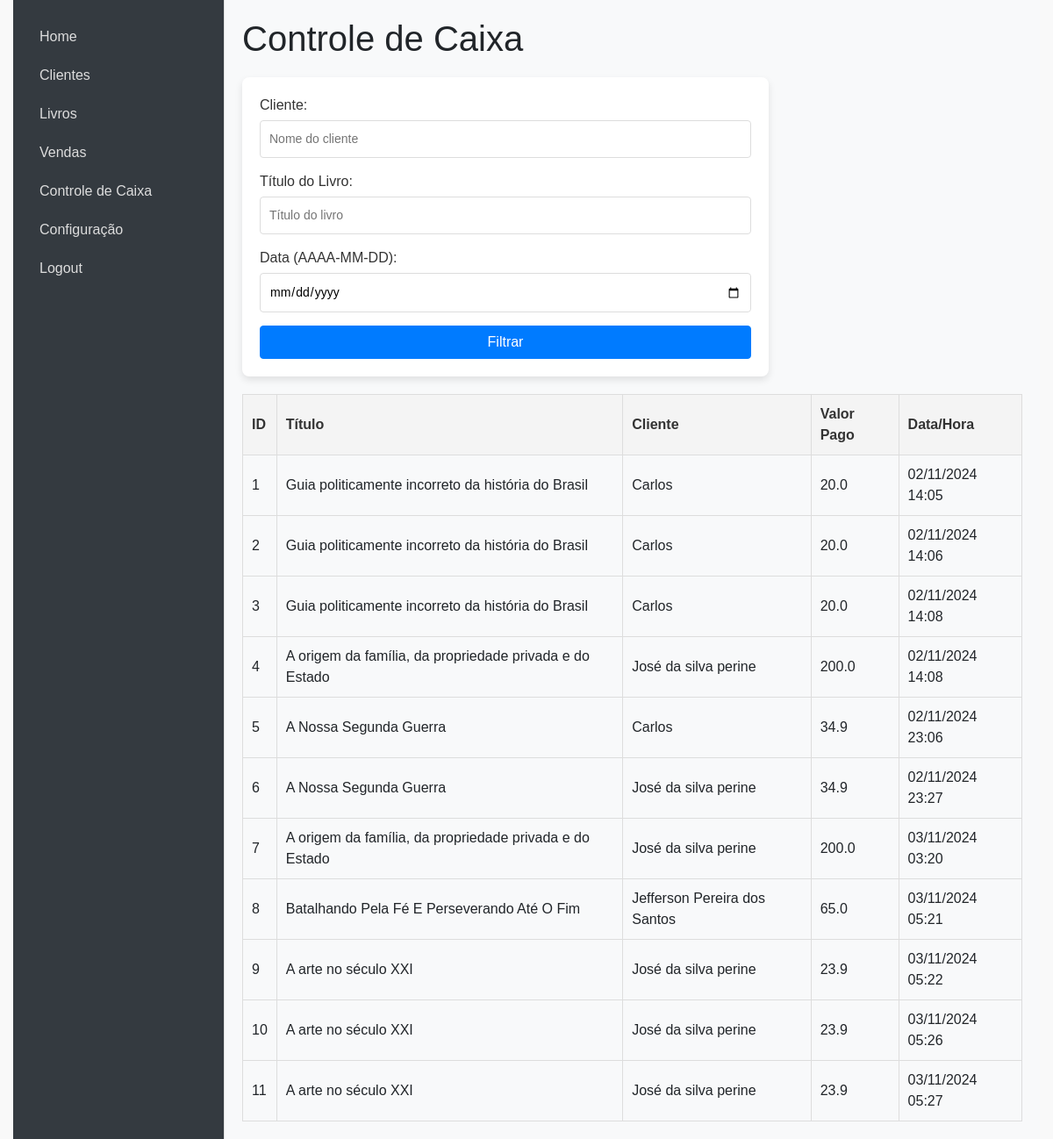
The page /controle_caixa on the database as committed earlier.
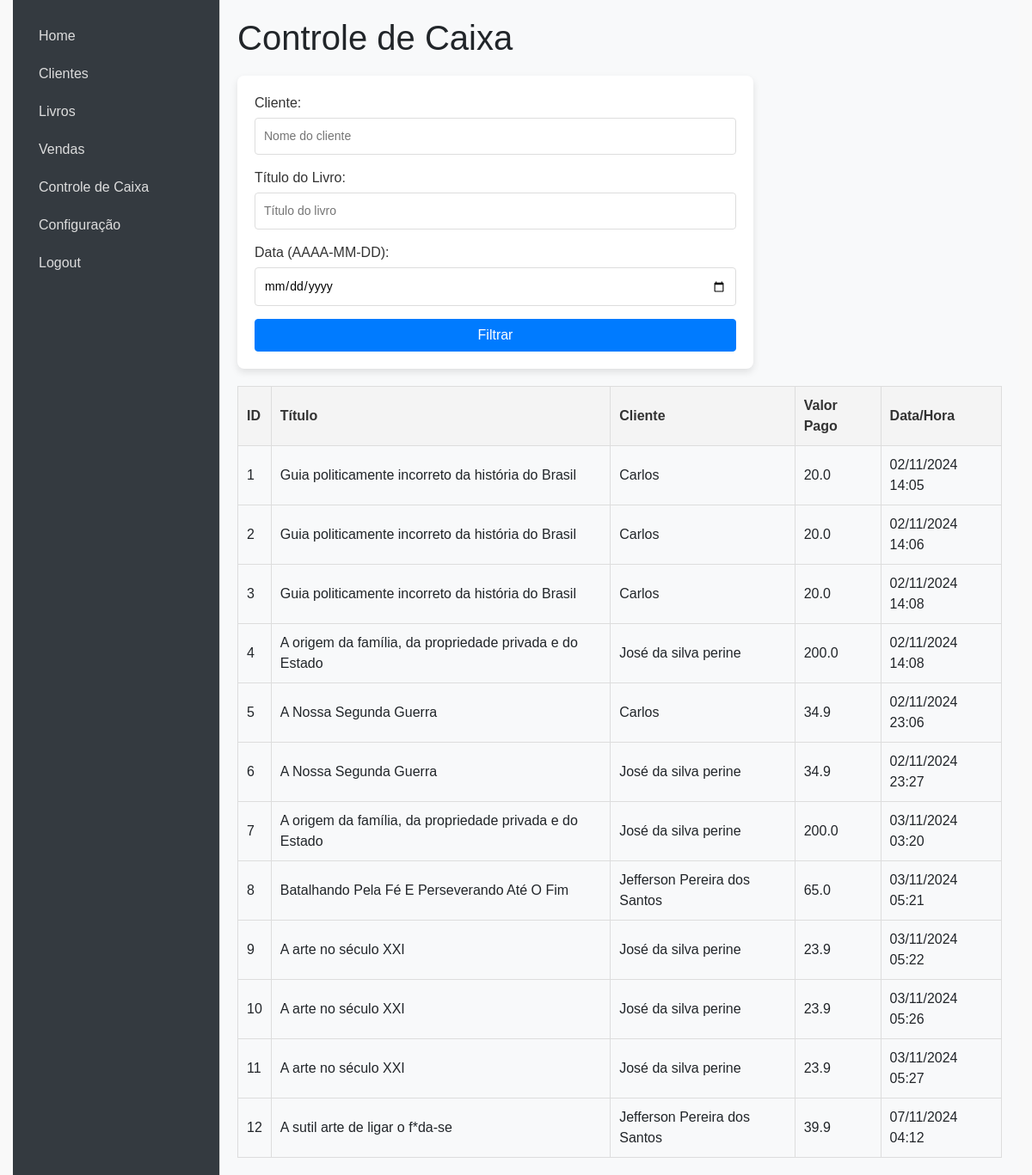
The same page on the database as committed later.
### models.py (models this page shows, shortened)
class Venda(db.Model):
    id = db.Column(db.Integer, primary_key=True)
    cliente_id = db.Column(db.Integer, db.ForeignKey('cliente.id'), nullable=False)
    livro_id = db.Column(db.Integer, db.ForeignKey('livro.id'), nullable=False)
    data_venda = db.Column(db.DateTime, default=datetime.utcnow)
    valor_pago = db.Column(Float)
    quantidade_vendida = db.Column(db.Integer, nullable=False)
    valor_total = db.Column(db.Float, nullable=False)
    cliente = db.relationship('Cliente', backref=db.backref('vendas', lazy=True))
    livro = db.relationship('Livro', backref=db.backref('vendas', lazy=True))

class Livro(db.Model):
    id = db.Column(db.Integer, primary_key=True)
    titulo = db.Column(db.String(100), nullable=False)
    autor = db.Column(db.String(100), nullable=False)
    editora = db.Column(db.String(100), nullable=False)
    idade_leitura = db.Column(db.String(100), nullable=False)
    isbn = db.Column(db.String(20), nullable=False)
    ano = db.Column(db.Integer, nullable=False)
    num_paginas = db.Column(db.Integer, nullable=False)
    valor = db.Column(db.Float, nullable=False)
    capa_livro = db.Column(db.String(200), nullable=True)
    estoque = db.Column(db.Integer, default=0)

class Cliente(db.Model):
    id = db.Column(db.Integer, primary_key=True)
    nome_completo = db.Column(db.String(100), nullable=False)
    data_nascimento = db.Column(db.String(10), nullable=False)
    identidade = db.Column(db.String(50), nullable=False)
    telefone = db.Column(db.String(20), nullable=False)  # Coluna telefone
    email = db.Column(db.String(100), nullable=False)
    rua = db.Column(db.String(100), nullable=False)  # Coluna rua
    cep = db.Column(db.String(9), nullable=False)
    bairro = db.Column(db.String(100), nullable=False)  # Coluna bairro
    cidade = db.Column(db.String(50), nullable=False)
    profissao = db.Column(db.String(50), nullable=False)
    escolaridade = db.Column(db.String(50), nullable=False)
    data_cadastro = db.Column(db.DateTime, default=datetime.utcnow)

### app.py (the view)
@app.route('/controle_caixa', methods=['GET'])
def controle_caixa():
    cliente = request.args.get('cliente')
    titulo = request.args.get('titulo')
    data = request.args.get('data')
    query = Venda.query
    if cliente:
        query = query.join(Cliente).filter(Cliente.nome_completo.ilike(f"%{cliente}%"))
    if titulo:
        query = query.join(Livro).filter(Livro.titulo.ilike(f"%{titulo}%"))
    if data:
        query = query.filter(Venda.data_venda.contains(data))  # Ajuste para data conforme necessário
    vendas = query.all()
    return render_template('controle_caixa.html', vendas=vendas)

### templates/controle_caixa.html (shortened to what this page needs)
{% extends "index.html" %}
{% block content %}
</head>
<body>
    <h1>Controle de Caixa</h1>
    <form method="GET" action="/controle_caixa">
        <label for="cliente">Cliente:</label>
        <input type="text" name="cliente" id="cliente" placeholder="Nome do cliente">
        <label for="titulo">Título do Livro:</label>
        <input type="text" name="titulo" id="titulo" placeholder="Título do livro">
        <label for="data">Data (AAAA-MM-DD):</label>
        <input type="date" name="data" id="data">
        <button type="submit" class="btn btn-primary" >Filtrar</button>
    </form>
    <table>
        <thead>
            <tr>
                <th>ID</th>
                <th>Título</th>
                <th>Cliente</th>
                <th>Valor Pago</th>
                <th>Data/Hora</th>
            </tr>
        </thead>
        <tbody>
            {% for venda in vendas %}
            <tr>
                <td>{{ venda.id }}</td>
                <td>{{ venda.livro.titulo }}</td>
                <td>{{ venda.cliente.nome_completo }}</td>
                <td>{{ venda.valor_pago }}</td>
                <td>{{ venda.data_venda.strftime('%d/%m/%Y %H:%M') }}</td>
            </tr>
            {% endfor %}
        </tbody>
    </table>
    {% endblock %}

### templates/index.html (shortened to what this page needs)
<!DOCTYPE html>
<html lang="pt-BR">
<head>
    <link href="https://stackpath.bootstrapcdn.com/bootstrap/4.5.2/css/bootstrap.min.css" rel="stylesheet">
    <link rel="stylesheet" href="{{ url_for('static', filename='style.css') }}">
</head>
<body>
    <div class="container-fluid">
        <aside class="sidebar">
            <ul class="nav flex-column">
                <li class="nav-item"><a class="nav-link" href="/">Home</a></li>
                <li class="nav-item"><a class="nav-link" href="/clientes">Clientes</a></li>
                <li class="nav-item"><a class="nav-link" href="/livros">Livros</a></li>
                <li class="nav-item"><a class="nav-link" href="/vendas">Vendas</a></li>
                <li class="nav-item"><a class="nav-link" href="/controle_caixa">Controle de Caixa</a></li>
                <li class="nav-item"><a class="nav-link" href="/configuracao">Configuração</a></li>
                <li class="nav-item"><a class="nav-link" href="/logout">Logout</a></li>
            </ul>
        </aside>
        <main class="content">
            {% block content %}{% endblock %}
        </main>
    </div>
</body>
</html>

### static/style.css (style rules this page uses)
* { margin: 0; padding: 0; box-sizing: border-box; }
body { font-family: Arial, sans-serif; background-color: #f9f9f9; height: 100vh; display: flex; }
.container-fluid { display: flex; width: 100%; height: 100%; }
.sidebar { width: 240px; background-color: #343a40; color: #fff; padding: 20px; position: fixed; height: 100%; overflow: auto; }
.sidebar .nav { flex-direction: column; }
.sidebar .nav-link { color: #ddd; font-size: 16px; padding: 10px; border-radius: 5px; }
.content { margin-left: 240px; padding: 20px; flex: 1; background-color: #f8f9fa; border-left: 1px solid #ddd; overflow-y: auto; }
form { margin: 20px 0; display: flex; flex-direction: column; width: 100%; max-width: 600px; background-color: #fff; padding: 20px; border-radius: 8px; box-shadow: 0 4px 8px rgba(0, 0, 0, 0.1); }
form label { margin-bottom: 5px; color: #333; }
form input, form select { margin-bottom: 15px; padding: 10px; font-size: 14px; border: 1px solid #ddd; border-radius: 4px; width: 100%; }
form button { padding: 10px; background-color: #333; color: #fff; border: none; border-radius: 4px; font-size: 16px; cursor: pointer; }
table { width: 100%; border-collapse: collapse; margin-top: 20px; }
table th, table td { border: 1px solid #ddd; padding: 10px; text-align: left; }
table th { background-color: #f4f4f4; color: #333; }

Rows that differ between the two databases and show on the page:
added Venda: id "12", livro.titulo "A sutil arte de ligar o f*da-se", cliente.nome_completo "Jefferson Pereira dos Santos", valor_pago "39.9", data_venda "07/11/2024 04:12"
